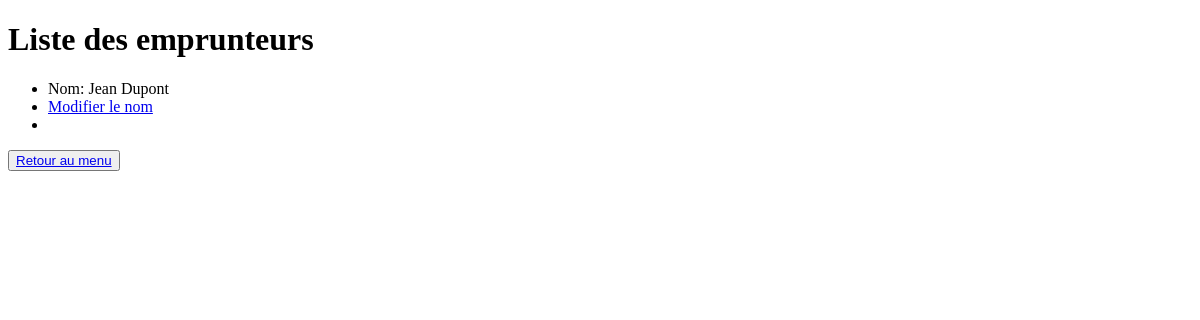
/borrower/borrowers_list, run on an earlier commit of the app's database.
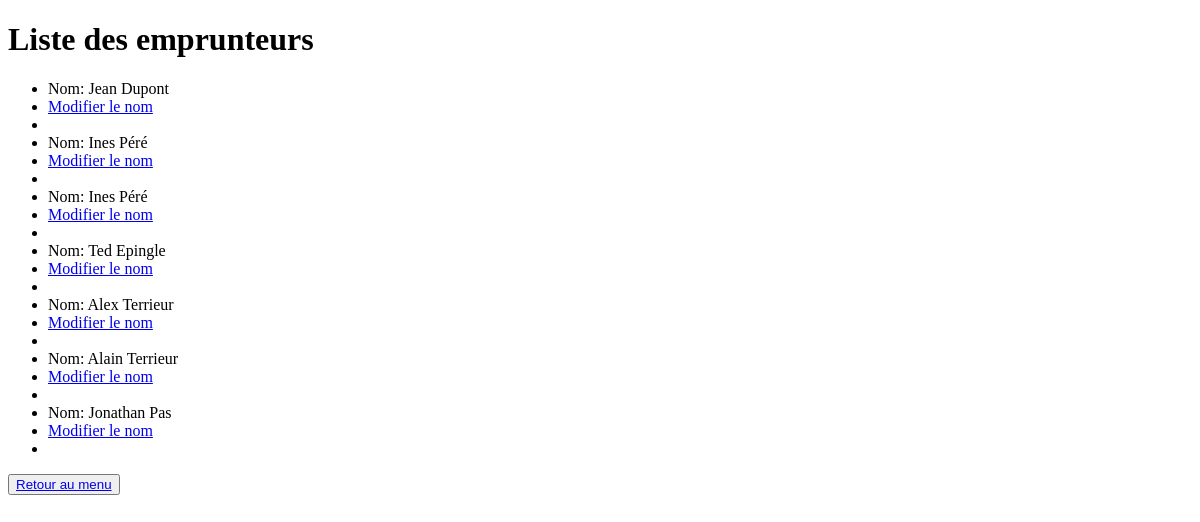
And on a later commit of the database.
### borrower/models.py (models this page shows)
class Borrower(models.Model):
    name = models.fields.CharField(max_length=150)

### borrower/views.py (the view)
# urls.py: path('borrowers_list', views.borrowers_list, name='borrowers_list'),
def borrowers_list(request):
    borrowers = Borrower.objects.all()
    return render(request,
                  'borrower/borrowers_list.html',
                  {'borrowers': borrowers})

### borrower/templates/borrower/borrowers_list.html (shortened to what this page needs)
<!DOCTYPE html>
<html lang="fr">
<head>
</head>
<body>
<h1>Liste des emprunteurs</h1>
<ul>
    {% for borrower in borrowers %}
    <li>Nom: {{ borrower.name }}</li>
    <li><a href="borrower/update_borrower/{{ borrower.id }}">Modifier le nom</a></li>
    <li><a href=""></a></li>
    {% endfor %}
</ul>
<button><a href="/librarian/">Retour au menu</a></button>
</body>
</html>

What changed in the data, as far as the page shows it:
added Borrower: name "Ines Péré"
added Borrower: name "Ines Péré"
added Borrower: name "Ted Epingle"
added Borrower: name "Alex Terrieur"
added Borrower: name "Alain Terrieur"
added Borrower: name "Jonathan Pas"
